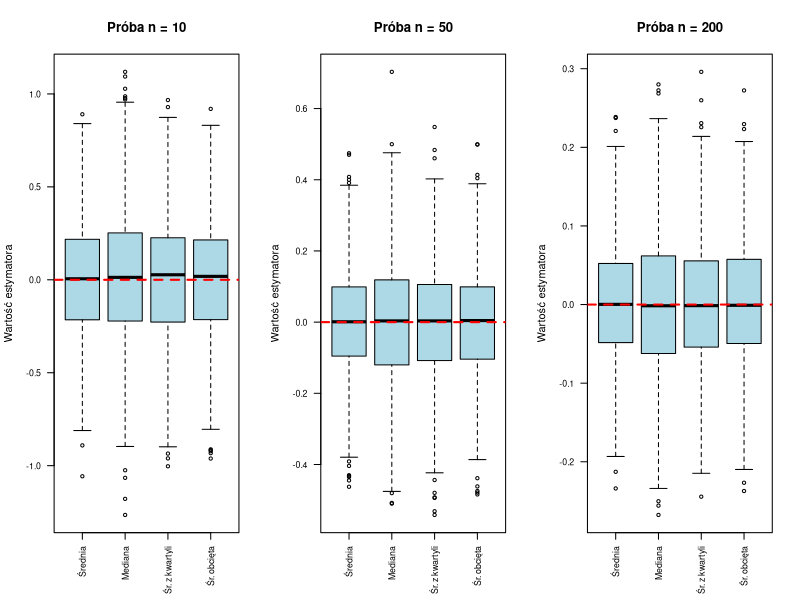
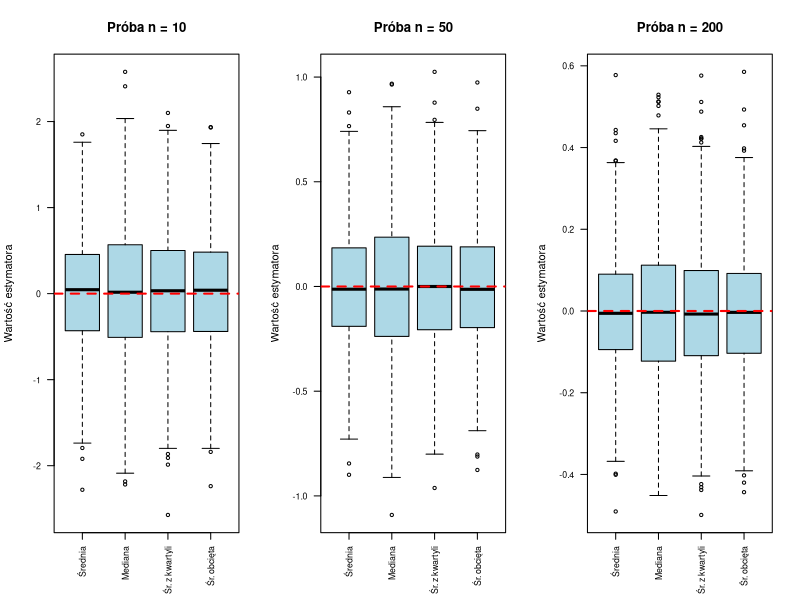
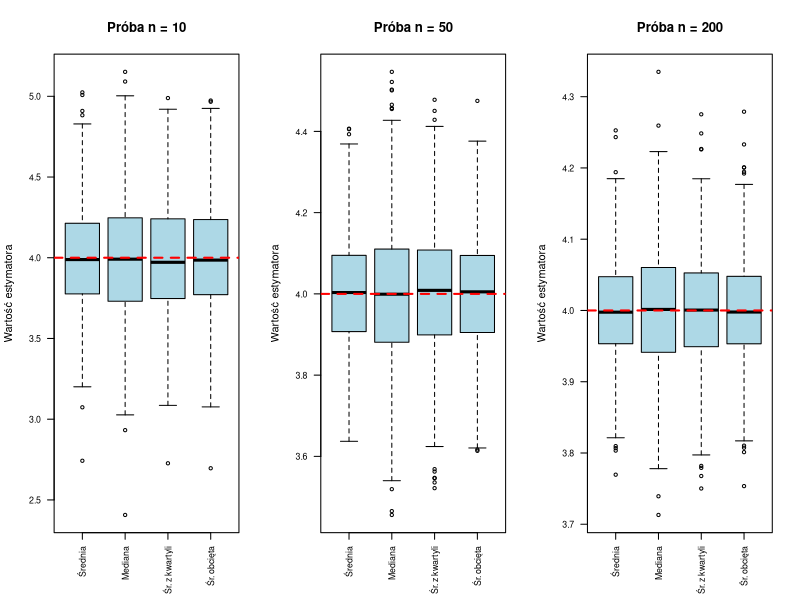
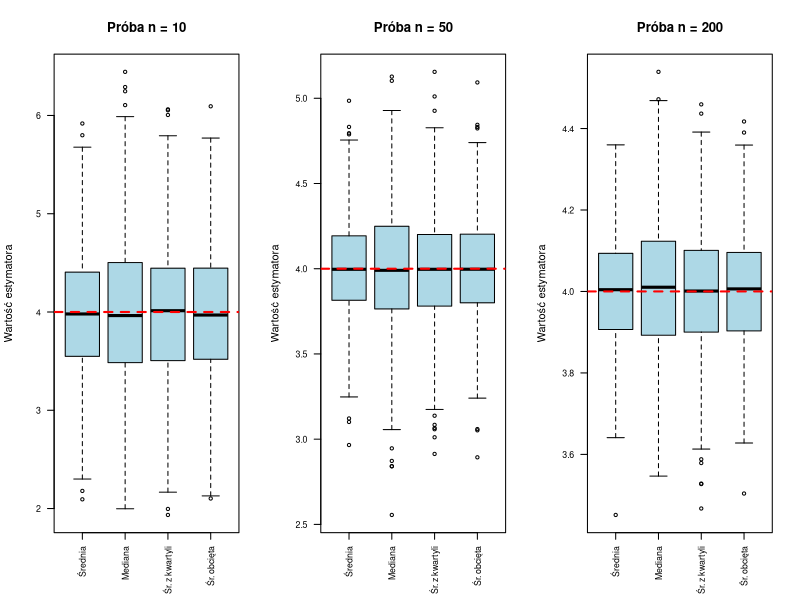
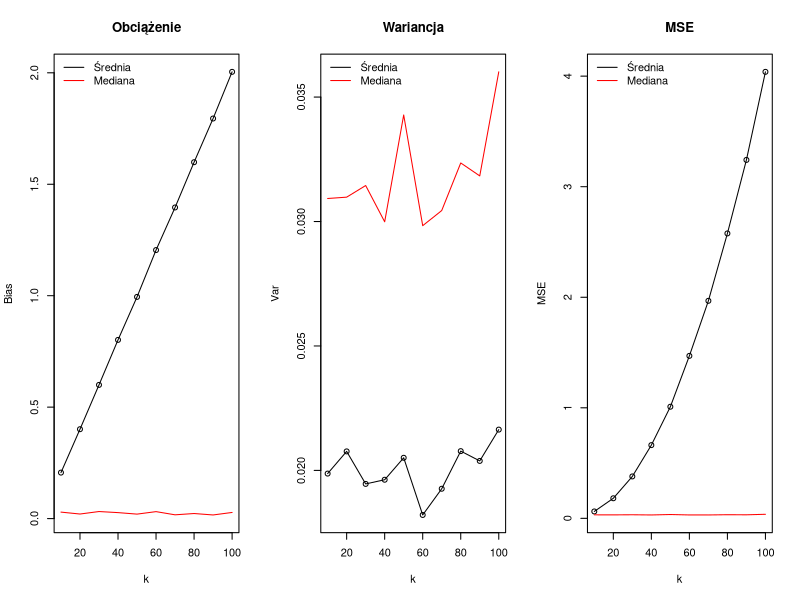
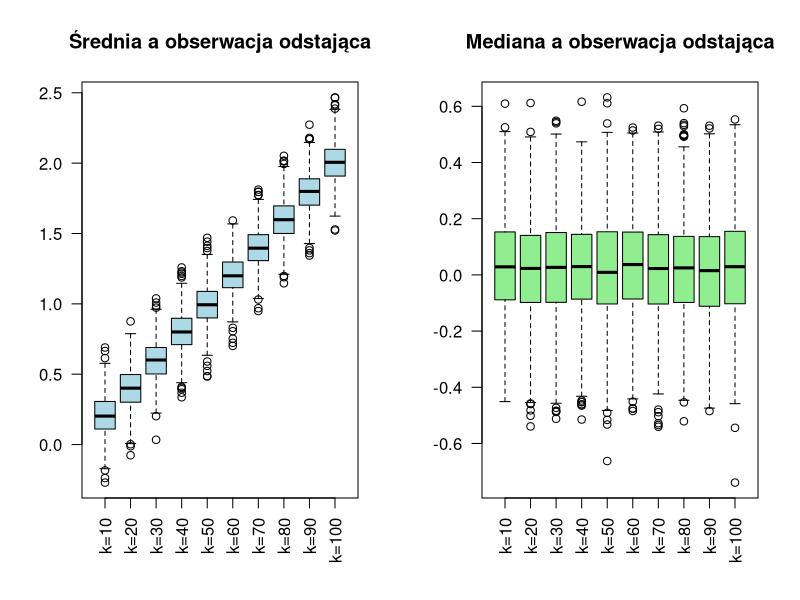
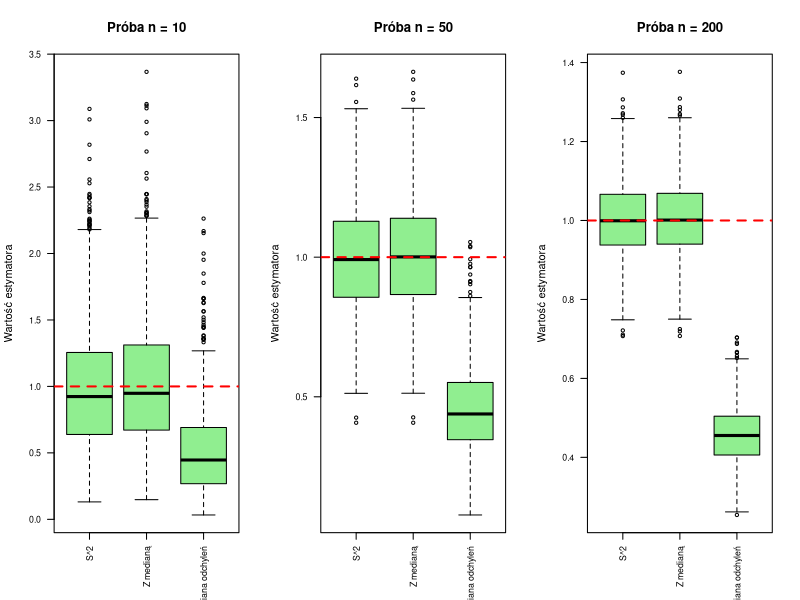
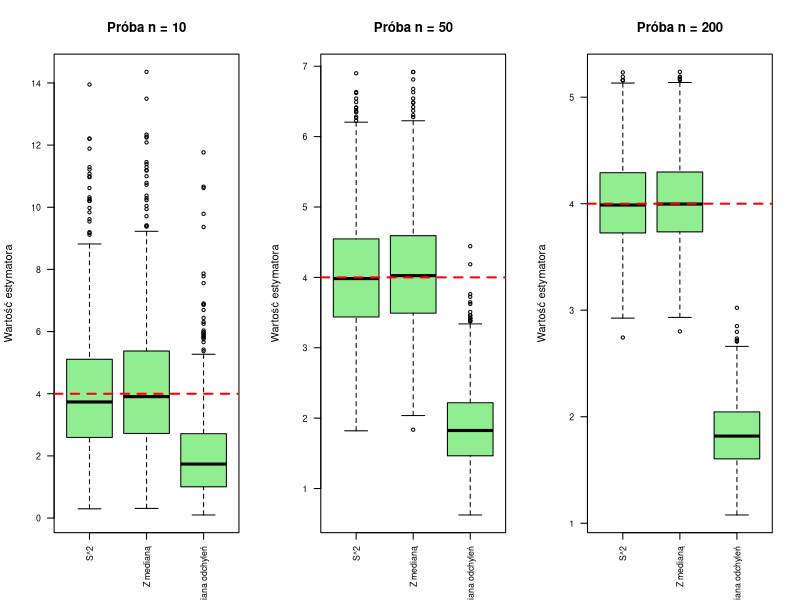

Generate these figures, in order, with R:
## ---- chunk 1
knitr::opts_chunk$set(dev = "cairo_pdf")
options(scipen = 999)
## ---- chunk 2
estymatory_zad1 <- function(n,t,s){
  wyniki <- replicate(1000,{
    x <- rnorm(n,t,s)
    q1 <- mean(x)
    q2 <- median(x)
    q3 <- (quantile(x,0.25)+quantile(x,0.75))/2
    q4 <- mean(x,trim = 0.1)
    
    c(q1,q2,q3,q4)
  })
  
  wyniki <- t(wyniki)
  colnames(wyniki) <- c("Średnia","Mediana","Śr. z kwartyli","Śr. obcięta")
  return(wyniki)
}

boxploty_zad1 <- function(macierz,t,n){
  boxplot(macierz, main = paste("Próba n =", n), 
          col = 'lightblue', ylab = "Wartość estymatora",
          las = 2, cex.axis = 0.8)
  abline(h = t, col = "red", lwd = 2, lty = 2)
}

statystyki_zad1 <- function(macierz,t){
  obciazenie <- colMeans(macierz) - t
  wariancja <- apply(macierz,2,var)
  mse <- colMeans((macierz - t)^2)
  
  tabelka <- data.frame(obciazenie,wariancja,mse)
  colnames(tabelka) <- c("Obciążenie","Wariancja",'MSE')
  return(tabelka)
}
## ---- chunk 3
par(mfrow = c(1,3))
m_zad1_a_10 <- estymatory_zad1(10, 0, 1)
boxploty_zad1(m_zad1_a_10, 0, 10)

m_zad1_a_50 <- estymatory_zad1(50, 0, 1)
boxploty_zad1(m_zad1_a_50, 0, 50)

m_zad1_a_200 <- estymatory_zad1(200, 0, 1)
boxploty_zad1(m_zad1_a_200, 0, 200)

t10 <- statystyki_zad1(m_zad1_a_10, 0)
t50 <- statystyki_zad1(m_zad1_a_50, 0)
t200 <- statystyki_zad1(m_zad1_a_200, 0)

t10$Estymator <- rownames(t10)
t50$Estymator <- rownames(t50)
t200$Estymator <- rownames(t200)

t10$n <- 10
t50$n <- 50
t200$n <- 200

t_zbiorcza <- rbind(t10, t50, t200)

t_zbiorcza <- t_zbiorcza[, c("n", "Estymator", "Obciążenie", "Wariancja", "MSE")]
rownames(t_zbiorcza) <- NULL
knitr::kable(t_zbiorcza, 
             align = "c",
             caption = "Porównanie parametrów estymatorów (theta = 0, sigma = 1)")
## ---- chunk 4
par(mfrow = c(1,3))
m_zad1_b_10 <- estymatory_zad1(10, 0, 2)
boxploty_zad1(m_zad1_b_10, 0, 10)

m_zad1_b_50 <- estymatory_zad1(50, 0, 2)
boxploty_zad1(m_zad1_b_50, 0, 50)

m_zad1_b_200 <- estymatory_zad1(200, 0, 2)
boxploty_zad1(m_zad1_b_200, 0, 200)

t10 <- statystyki_zad1(m_zad1_b_10, 0)
t50 <- statystyki_zad1(m_zad1_b_50, 0)
t200 <- statystyki_zad1(m_zad1_b_200, 0)

t10$Estymator <- rownames(t10)
t50$Estymator <- rownames(t50)
t200$Estymator <- rownames(t200)

t10$n <- 10
t50$n <- 50
t200$n <- 200

t_zbiorcza <- rbind(t10, t50, t200)

t_zbiorcza <- t_zbiorcza[, c("n", "Estymator", "Obciążenie", "Wariancja", "MSE")]
rownames(t_zbiorcza) <- NULL
knitr::kable(t_zbiorcza, 
             align = "c",
             caption = "Porównanie parametrów estymatorów (theta = 0, sigma = 2)")
## ---- chunk 5
par(mfrow = c(1,3))
m_zad1_c_10 <- estymatory_zad1(10, 4, 1)
boxploty_zad1(m_zad1_c_10, 4, 10)

m_zad1_c_50 <- estymatory_zad1(50, 4, 1)
boxploty_zad1(m_zad1_c_50, 4, 50)

m_zad1_c_200 <- estymatory_zad1(200, 4, 1)
boxploty_zad1(m_zad1_c_200, 4, 200)

t10 <- statystyki_zad1(m_zad1_c_10, 4)
t50 <- statystyki_zad1(m_zad1_c_50, 4)
t200 <- statystyki_zad1(m_zad1_c_200, 4)

t10$Estymator <- rownames(t10)
t50$Estymator <- rownames(t50)
t200$Estymator <- rownames(t200)

t10$n <- 10
t50$n <- 50
t200$n <- 200

t_zbiorcza <- rbind(t10, t50, t200)

t_zbiorcza <- t_zbiorcza[, c("n", "Estymator", "Obciążenie", "Wariancja", "MSE")]
rownames(t_zbiorcza) <- NULL
knitr::kable(t_zbiorcza, 
             align = "c",
             caption = "Porównanie parametrów estymatorów (theta = 4, sigma = 1)")
## ---- chunk 6
par(mfrow = c(1,3))
m_zad1_d_10 <- estymatory_zad1(10, 4, 2)
boxploty_zad1(m_zad1_d_10, 4, 10)

m_zad1_d_50 <- estymatory_zad1(50, 4, 2)
boxploty_zad1(m_zad1_d_50, 4, 50)

m_zad1_d_200 <- estymatory_zad1(200, 4, 2)
boxploty_zad1(m_zad1_d_200, 4, 200)

t10 <- statystyki_zad1(m_zad1_d_10, 4)
t50 <- statystyki_zad1(m_zad1_d_50, 4)
t200 <- statystyki_zad1(m_zad1_d_200, 4)

t10$Estymator <- rownames(t10)
t50$Estymator <- rownames(t50)
t200$Estymator <- rownames(t200)

t10$n <- 10
t50$n <- 50
t200$n <- 200

t_zbiorcza <- rbind(t10, t50, t200)

t_zbiorcza <- t_zbiorcza[, c("n", "Estymator", "Obciążenie", "Wariancja", "MSE")]
rownames(t_zbiorcza) <- NULL
knitr::kable(t_zbiorcza, 
             align = "c",
             caption = "Porównanie parametrów estymatorów (theta = 4, sigma = 2)")
## ---- chunk 7
n <- 1000
k <- seq(from= 10, to = 100, by= 10)

srednie <- matrix(0, nrow = n, ncol = length(k))
mediany <- matrix(0, nrow = n, ncol = length(k))


for(i in 1:length(k)){
  aktualne_k <- k[i]
  y <- rnorm(49)
  wyniki <- replicate(n,{
    proba <- c(rnorm(49),aktualne_k)
    c(mean(proba), median(proba)) 
  })
  srednie[, i] <- wyniki[1, ]
  mediany[, i] <- wyniki[2, ]
}

wartosc <- 0

bias_sr <- apply(srednie,2,mean) - wartosc
bias_med <- apply(mediany,2,mean) - wartosc

var_sr <- apply(srednie,2,var)
var_med <- apply(mediany,2,var)

mse_sr <- bias_sr^2 + var_sr
mse_med <- bias_med^2 + var_med

par(mfrow = c(1,3))

plot(k,bias_sr,type='o',ylim=range(c(bias_sr,bias_med)), main="Obciążenie", ylab="Bias")
lines(k,bias_med,type='l',col='red')
legend("topleft", legend=c("Średnia", "Mediana"), col=c("black", "red"), lty=1, bty="n")

plot(k,var_sr,type='o',ylim=range(c(var_sr,var_med)), main="Wariancja", ylab="Var")
lines(k,var_med,type='l',col='red')
legend("topleft", legend=c("Średnia", "Mediana"), col=c("black", "red"), lty=1, bty="n")

plot(k,mse_sr,type='o',ylim=range(c(mse_sr,mse_med)), main="MSE", ylab="MSE")
lines(k,mse_med,type='l',col='red')
legend("topleft", legend=c("Średnia", "Mediana"), col=c("black", "red"), lty=1, bty="n")
## ---- chunk 8
par(mfrow = c(1, 2))

colnames(srednie) <- paste0("k=", k)
colnames(mediany) <- paste0("k=", k)

boxplot(srednie, main="Średnia a obserwacja odstająca", col="lightblue", las=2)
boxplot(mediany, main="Mediana a obserwacja odstająca", col="lightgreen", las=2)
## ---- chunk 9
estymatory_zad3 <- function(n,t,s){
  wyniki <- replicate(1000, {
    x <- rnorm(n, t, s)
    q1 <- var(x)
    q2 <- sum((x - median(x))^2) / (n - 1)
    q3 <- median((x - mean(x))^2)
    c(q1, q2, q3)
  })
  wyniki <- t(wyniki)
  colnames(wyniki) <- c("S^2", "Z medianą", "Mediana odchyleń")
  return(wyniki)
}

boxploty_zad3 <- function(macierz,s,n){
  prawdziwa_wariancja <- s^2
  boxplot(macierz, main = paste("Próba n =", n),
          col = 'lightgreen', ylab = "Wartość estymatora",
          las = 2, cex.axis = 0.8)
  abline(h = prawdziwa_wariancja, col = "red", lwd = 2, lty = 2)
}

statystyki_zad3 <- function(macierz, s){
  prawdziwa_wariancja <- s^2
  obciazenie <- colMeans(macierz) - prawdziwa_wariancja
  wariancja <- apply(macierz, 2, var)
  mse <- colMeans((macierz - prawdziwa_wariancja)^2)
  tabelka <- data.frame(obciazenie, wariancja, mse)
  colnames(tabelka) <- c("Obciążenie", "Wariancja", 'MSE')
  return(tabelka)
}

## ---- chunk 10
par(mfrow = c(1,3))

m_zad3_a_10 <- estymatory_zad3(10, 0, 1)
boxploty_zad3(m_zad3_a_10, 1, 10)

m_zad3_a_50 <- estymatory_zad3(50, 0, 1)
boxploty_zad3(m_zad3_a_50, 1, 50)

m_zad3_a_200 <- estymatory_zad3(200, 0, 1)
boxploty_zad3(m_zad3_a_200, 1, 200)

t10 <- statystyki_zad3(m_zad3_a_10, 1)
t50 <- statystyki_zad3(m_zad3_a_50, 1)
t200 <- statystyki_zad3(m_zad3_a_200, 1)

t10$Estymator <- rownames(t10)
t50$Estymator <- rownames(t50)
t200$Estymator <- rownames(t200)

t10$n <- 10
t50$n <- 50
t200$n <- 200

t_zbiorcza <- rbind(t10, t50, t200)
t_zbiorcza <- t_zbiorcza[, c("n", "Estymator", "Obciążenie", "Wariancja", "MSE")]
rownames(t_zbiorcza) <- NULL

knitr::kable(t_zbiorcza, 
             align = "c",
             caption = "Porównanie estymatorów wariancji (theta = 0, sigma = 1)")
## ---- chunk 11
par(mfrow = c(1,3))

m_zad3_b_10 <- estymatory_zad3(10, 0, 2)
boxploty_zad3(m_zad3_b_10, 2, 10)

m_zad3_b_50 <- estymatory_zad3(50, 0, 2)
boxploty_zad3(m_zad3_b_50, 2, 50)

m_zad3_b_200 <- estymatory_zad3(200, 0, 2)
boxploty_zad3(m_zad3_b_200, 2, 200)

t10_b <- statystyki_zad3(m_zad3_b_10, 2)
t50_b <- statystyki_zad3(m_zad3_b_50, 2)
t200_b <- statystyki_zad3(m_zad3_b_200, 2)

t10_b$Estymator <- rownames(t10_b)
t50_b$Estymator <- rownames(t50_b)
t200_b$Estymator <- rownames(t200_b)

t10_b$n <- 10
t50_b$n <- 50
t200_b$n <- 200

t_zbiorcza_b <- rbind(t10_b, t50_b, t200_b)
t_zbiorcza_b <- t_zbiorcza_b[, c("n", "Estymator", "Obciążenie", "Wariancja", "MSE")]
rownames(t_zbiorcza_b) <- NULL

knitr::kable(t_zbiorcza_b, 
             align = "c",
             caption = "Porównanie estymatorów wariancji (theta = 0, sigma = 2)")
## ---- chunk 12
par(mfrow = c(1,3))

m_zad3_c_10 <- estymatory_zad3(10, 4, 1)
boxploty_zad3(m_zad3_c_10, 1, 10)

m_zad3_c_50 <- estymatory_zad3(50, 4, 1)
boxploty_zad3(m_zad3_c_50, 1, 50)

m_zad3_c_200 <- estymatory_zad3(200, 4, 1)
boxploty_zad3(m_zad3_c_200, 1, 200)

t10_c <- statystyki_zad3(m_zad3_c_10, 1)
t50_c <- statystyki_zad3(m_zad3_c_50, 1)
t200_c <- statystyki_zad3(m_zad3_c_200, 1)

t10_c$Estymator <- rownames(t10_c)
t50_c$Estymator <- rownames(t50_c)
t200_c$Estymator <- rownames(t200_c)

t10_c$n <- 10
t50_c$n <- 50
t200_c$n <- 200

t_zbiorcza_c <- rbind(t10_c, t50_c, t200_c)
t_zbiorcza_c <- t_zbiorcza_c[, c("n", "Estymator", "Obciążenie", "Wariancja", "MSE")]
rownames(t_zbiorcza_c) <- NULL

knitr::kable(t_zbiorcza_c, 
             align = "c",
             caption = "Porównanie estymatorów wariancji (theta = 4, sigma = 1)")
## ---- chunk 13
par(mfrow = c(1,3))

m_zad3_d_10 <- estymatory_zad3(10, 4, 2)
boxploty_zad3(m_zad3_d_10, 2, 10)

m_zad3_d_50 <- estymatory_zad3(50, 4, 2)
boxploty_zad3(m_zad3_d_50, 2, 50)

m_zad3_d_200 <- estymatory_zad3(200, 4, 2)
boxploty_zad3(m_zad3_d_200, 2, 200)

t10_d <- statystyki_zad3(m_zad3_d_10, 2)
t50_d <- statystyki_zad3(m_zad3_d_50, 2)
t200_d <- statystyki_zad3(m_zad3_d_200, 2)

t10_d$Estymator <- rownames(t10_d)
t50_d$Estymator <- rownames(t50_d)
t200_d$Estymator <- rownames(t200_d)

t10_d$n <- 10
t50_d$n <- 50
t200_d$n <- 200

t_zbiorcza_d <- rbind(t10_d, t50_d, t200_d)
t_zbiorcza_d <- t_zbiorcza_d[, c("n", "Estymator", "Obciążenie", "Wariancja", "MSE")]
rownames(t_zbiorcza_d) <- NULL

knitr::kable(t_zbiorcza_d, 
             align = "c",
             caption = "Porównanie estymatorów wariancji (theta = 4, sigma = 2)")
